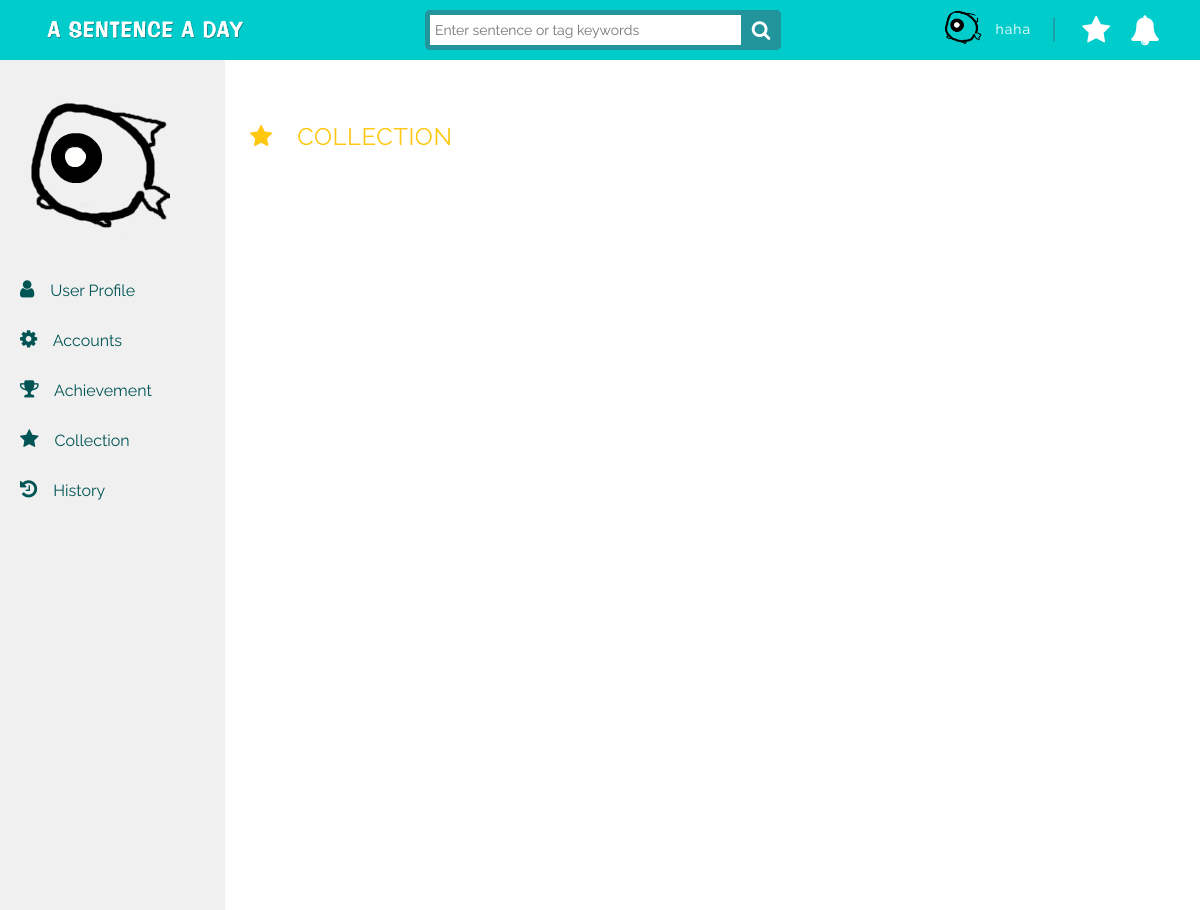
The page /user/collection/ (signed in) on the database as committed earlier.
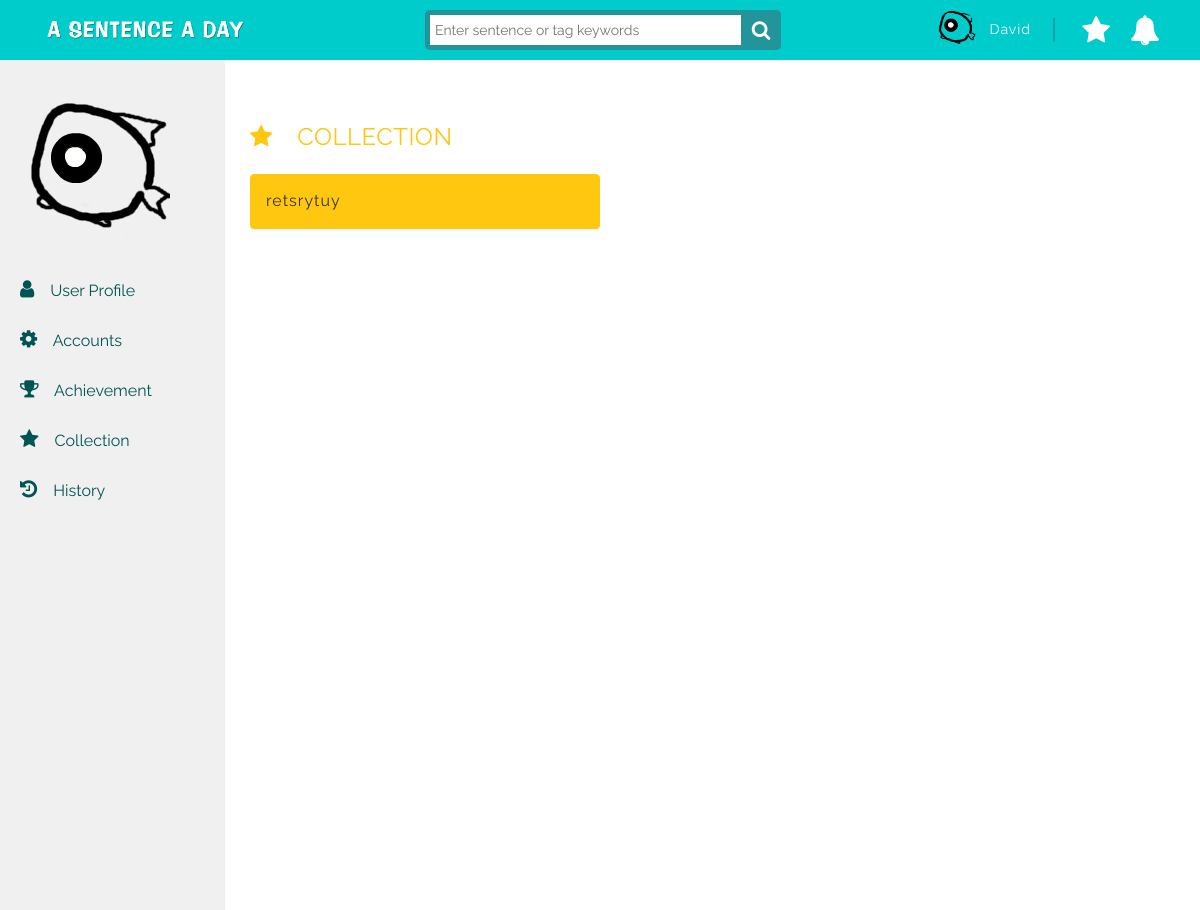
The same page on the database as committed later.
### sentence/models.py (models this page shows, shortened)
class User(models.Model):
	UID = models.AutoField(primary_key=True)
	UserName = models.CharField(max_length=50, null=False)
	Email = models.EmailField(max_length=254,unique = True)
	Password = models.CharField(max_length=50, null=False)
	SocialID = models.BigIntegerField(null=True,unique = True)
 	UserIcon = models.ImageField(upload_to='UserIcon_folder',default='/static/images/fish.png')
	NativeLanguage = models.CharField(max_length=50, null=False)

class Collection(models.Model):
	SID = models.ForeignKey('Sentence', on_delete=models.CASCADE)
	UID = models.ForeignKey('User', on_delete=models.CASCADE)

class Sentence(models.Model):
	SID = models.AutoField(primary_key=True, null=False, unique=True)
	Date = models.DateTimeField(default=timezone.now, blank=True)
	Content = models.TextField()
	Sentence_tag = models.TextField(null=False, default='unknown')
	TopicID = models.ForeignKey('Topic',null=True,on_delete=models.CASCADE)
	UID = models.ForeignKey('User', on_delete=models.CASCADE)
	Likes = models.PositiveIntegerField(default=0)
	Views = models.PositiveIntegerField(default=0)
	Translation_count = models.PositiveIntegerField(default=0)

### sentence/views.py (the view)
# urls.py: url(r'^user/collection/', views.user_collection),
def user_collection(request):
    if request.session.get('UID'):
        get_uid = request.session.get('UID')
        collectionmodel = Collection.objects.filter(UID=get_uid)
        usermodel = User.objects.get(UID=get_uid)
        context = {'username': usermodel,'collection_model': collectionmodel,'extend_index': 'sentence/background.html'}
        return render(request, "sentence/user_collection.html",context)
    else:
        context = {'extend_index': 'sentence/background.html'}
        return render(request, "sentence/user_collection.html",context)

### sentence/templates/sentence/user_collection.html
{% extends 'sentence/userSidebar.html' %}
{% load staticfiles %}
{% block pagecontent1 %}
<div class="container-fluid collection">
    <div class="row">
        <div class="col-sm-4">
            <div class="profiletitle collection"><i class="fa fa-star"></i>&emsp;COLLECTION</div>
            {% for collection in collection_model %}
                <div class="panel panel-default collection">
                    <div class="panel-body collection">
                        {{ collection.SID.Content }}
                    </div>
                </div>
            {% endfor %}
            </div>
    </div>
</div>
{% endblock pagecontent1 %}

### sentence/templates/sentence/userSidebar.html
{% extends extend_index %}
{% load staticfiles %}
{% block content1 %}
<div id="wrapper">
    <ul class="nav navbar-nav side-nav sidebar">
        <div class="sidebar-menu">
            <div class="sidebar-icon"><img src="{{username.UserIcon}}"></div>
            <a href="/user/profile"><p><i class="fa fa-user"></i>&emsp;User Profile</p></a>
            <a href="/user/account"><p><i class="fa fa-cog"></i>&emsp;Accounts</p></a>
            <a href="/user/achievement"><p><i class="fa fa-trophy"></i>&emsp;Achievement</p></a>
            <a href="/user/collection"><p><i class="fa fa-star"></i>&emsp;Collection</p></a>
            <a href="/user/history"><p><i class="fa fa-history"></i>&emsp;History</p></a>
        </div>
    </ul>
    <div id="page-wrapper">
    	{% block pagecontent1 %} {% endblock pagecontent1 %}
    </div>
</div>
{% endblock content1 %}

### sentence/templates/sentence/background.html (shortened to what the changed rows need)
{% load staticfiles %}
<!DOCTYPE html>
<html>
<head>
    <link rel="stylesheet" href="https://cdnjs.cloudflare.com/ajax/libs/normalize/5.0.0/normalize.min.css">
    <link rel="stylesheet" href="https://netdna.bootstrapcdn.com/bootstrap/3.3.7/css/bootstrap.min.css">
    <link rel="stylesheet" href="{% static 'icons-fonts/glyphicon-style.css' %}">
    <link href="https://file.myfontastic.com/aR4fpYP5juQuaFcCLbzkFZ/icons.css" rel="stylesheet">
    <link rel="stylesheet" href="https://maxcdn.bootstrapcdn.com/font-awesome/4.7.0/css/font-awesome.min.css">
    <link rel="stylesheet" href="{% static 'css/styles.css' %}">
    <link rel="stylesheet" href="{% static 'css/navbar.css' %}">
    <link rel="stylesheet" href="{% static 'css/textfield.css' %}">
    <link rel="stylesheet" href="{% static 'css/postcard.css' %}">
    <link rel="stylesheet" href="{% static 'css/sentence.css' %}">
    <link rel="stylesheet" href="{% static 'css/userMap.css' %}">
    <link rel="stylesheet" href="{% static 'css/userprofile.css' %}">
    <link href="{% static 'css/jqvmap.css' %}" media="screen" rel="stylesheet" type="text/css">
    <link rel="stylesheet" href="{% static 'css/sb-admin.css' %}">
    <link rel="stylesheet" href="{% static 'css/morris.css' %}">
    <link rel="stylesheet" href="https://code.jquery.com/ui/1.8.10/themes/smoothness/jquery-ui.css" type="text/css">
</head>
<body>
    <div class="header">
        <nav class="navbar-fixed-top" role="navigation">
            <div class="navbar header-1">
                <div class="container">
                    <div class="col-md-3 col-sm-6 col-xs-6 header-mobile-sm">
                        {% if not username %}
                        <div class="header-sm">
                            <span class="before-login">
                                <button type="button" class="btn1 btn-default navbar-btn" id="login-btn" data-toggle="modal">Log In</button>
                            </span>
                            <span class="before-login">
                                <button type="button" class="btn1 btn-default navbar-btn" id="signup-btn" data-toggle="modal">Sign Up</button>
                            </span>
                        </div>
                            <div class="modal fade" id="login-modal" role="dialog">
                                <div class="modal-dialog">
                                    <div id="login-box">
                                        <div class="top" style="padding: 15px;">
                                            <button type="button" class="close" data-dismiss="modal" style="outline: 0;"><i class="fa fa-times"></i></button>
                                        </div>
                                        <div class="left">
                                            <h1>Welcome back!</h1>
                                            <form method = "POST" action = "/login/">
                                              {% csrf_token %}
                                              {{ form.as_p }}
                                                <input type="text" name="email" placeholder="E-mail" required>
                                                <input type="password" name="password" placeholder="Password" required>
                                                <input type="submit" class="loginButton" name="login_submit" value="Log in">
                                            </form>
                                        </div>
                                        <div class="login-right">
                                            <button  class="social-signin facebook facebook-login-btn">Log in with facebook</button>
                                            <button class="social-signin google" id="customBtn-login">Log in with Google</button>
                                        </div>
                                        <div class="login-or">OR</div>
                                        <div class="mobile-login-right">
                                            <span><a href="" class="sm sm-anim1 sm-facebook icon-ao-facebook" target="_blank"></a></span>
                                            <span><a href="" class="sm sm-anim1 sm-googleplus icon-ao-google" target="_blank"></a></span>
                                        </div>
                                    </div>
                                </div>
                            </div>
                            <div class="modal fade" id="signup-modal" role="dialog">
                                <div class="modal-dialog">
                                    <div id="signup-box">
                                        <div class="top" style="padding: 15px;">
                                            <button type="button" class="close" data-dismiss="modal" style="outline: 0;"><i class="fa fa-times"></i></button>
                                        </div>
                                        <div class="left">
                                            <h1>Create an account</h1>
                                            <form name="signupform" method="POST" action="/login/">
                                                {% csrf_token %}
                                                {{ form.as_p }}
                                                <input type="text" name="name" placeholder="Username" required>
                                                <input type="text" name="email" placeholder="E-mail" required>
                                                <input type="password" name="password" placeholder="Password" required>
                                                <input type="password" name="password" placeholder="Retype password" required>
                                                <!-- <div>
                                                    <label class="label language">Choose your native language</label>
                                                    <select class="form-control language" name="language">
                                                        <option>Chinese</option>
                                                        <option>Japanese</option>
                                                        <option>Korean</option>
                                                        <option>Hindi</option>
                                                        <option>Thai</option>
                                                        <option>English</option>
                                                        <option>French</option>
                                                        <option>Spanish</option>
                                                        <option>Portuguese</option>
                                                        <option>German</option>
                                                        <option>Italian</option>
                                                        <option>Swedish</option>
                                                        <option>Russian</option>
                                                    </select>
                                                </div> -->
                                                <input type="submit" class="signupBtn" name="signup_submit" value="Sign me up" />
                                            </form>
                                        </div>
                                        <div class="signup-right">
                                            <button class="signupBtn social-signin facebook facebook-login-btn">Sign up with facebook</button>
                                            <button class="signupBtn social-signin google" id="customBtn-signup">Sign up with Google</button>
                                        </div>
                                        <div class="signup-or">OR</div>
                                        <div class="mobile-signup-right">
                                            <span><a href="" class="sm sm-anim1 sm-facebook icon-ao-facebook" target="_blank"></a></span>
                                            <span><a href="" class="sm sm-anim1 sm-googleplus icon-ao-google" target="_blank"></a></span>
                                        </div>
                                    </div>
                                </div>
                            </div>
                                    <div class="modal fade" id="asklanguage-modal" role="dialog">
                                        <div class="modal-dialog">
                                            <div id="asklanguage-box">
                                                <div class="top" style="padding: 15px;">
                                                    <button type="button" class="close" data-dismiss="modal" style="outline: 0;"><i class="fa fa-times"></i></button>
                                                </div>
                                                <div class="asklanguagebox-content">
                                                    <h2>About you ...</h2>
                                                    <div class="form-group input-group">
                                                          <label>Choose your native language</label>
                                                          <select class="form-control" id="user_language">
                                                                <option>Chinese</option>
                                                                <option>Japanese</option>
                                                                <option>Korean</option>
                                                                <option>Hindi</option>
                                                                <option>Thai</option>
                                                                <option>English</option>
                                                                <option>French</option>
                                                                <option>Spanish</option>
                                                                <option>Portuguese</option>
                                                                <option>German</option>
                                                                <option>Italian</option>
                                                                <option>Swedish</option>
                                                                <option>Russian</option>
                                                            </select>
                                                      </div>
                                                      <input type="submit" class="confirmRegisterBtn" name="signup_submit" value="Sign me up" />
                                                </div>
                                            </div>
                                        </div>
                                    </div>
                        {% else %}
                        <div class="header-sm user">
                            <span class="after-login">
                                  <a href="#" class="dropdown-toggle" data-toggle="dropdown" role="button" aria-expanded="false">
                                  {% if username %}
                                    <img src="{{ username.UserIcon }}" height="40" width="40" id="user-pic">
                                    <span id="user-name"><font color=#fff>{{username.UserName}}</font></span>
                                  {% else %}
                                    <i class="fa fa-user-circle" style="font-size: 30px; color:#FFF" id="user-pic"></i>
                                  {% endif %}
                                  </a>
                            </span>
                        </div>
                        {% endif %}
                    </div>
                </div>
            </div>
        </nav>
    </div>
    <div class="body"> {% block content1 %} {% endblock content1 %} </div>
</body>
</html>

Rows that differ between the two databases and show on the page:
changed User: UserName "haha" → "David"
added Collection: SID.Content "retsrytuy"
